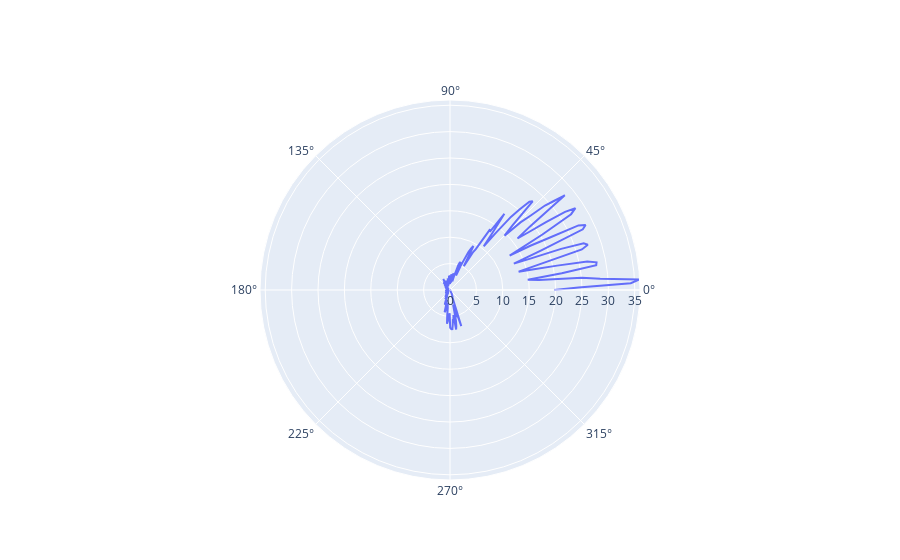

The code cell stored with this chart in its notebook:
### Code cell
data = go.Scatterpolar(r = gr.get_group("Germany")["death_rate_per_100k"],
            theta = radi_steps
            )
fig = go.Figure(data = data)
fig.show()

### Figure 1 — Plotly figure (JSON) as saved in the notebook; plotly's stock layout.template omitted (floating-point values rounded to 4 significant figures; data arrays with more than 128 entries replaced by an {"elided": "..."} marker saying what was removed)
{"data": [{"r": {"elided": "337 float values"}, "theta": {"elided": "337 float values"}, "type": "scatterpolar"}], "layout": {}}
